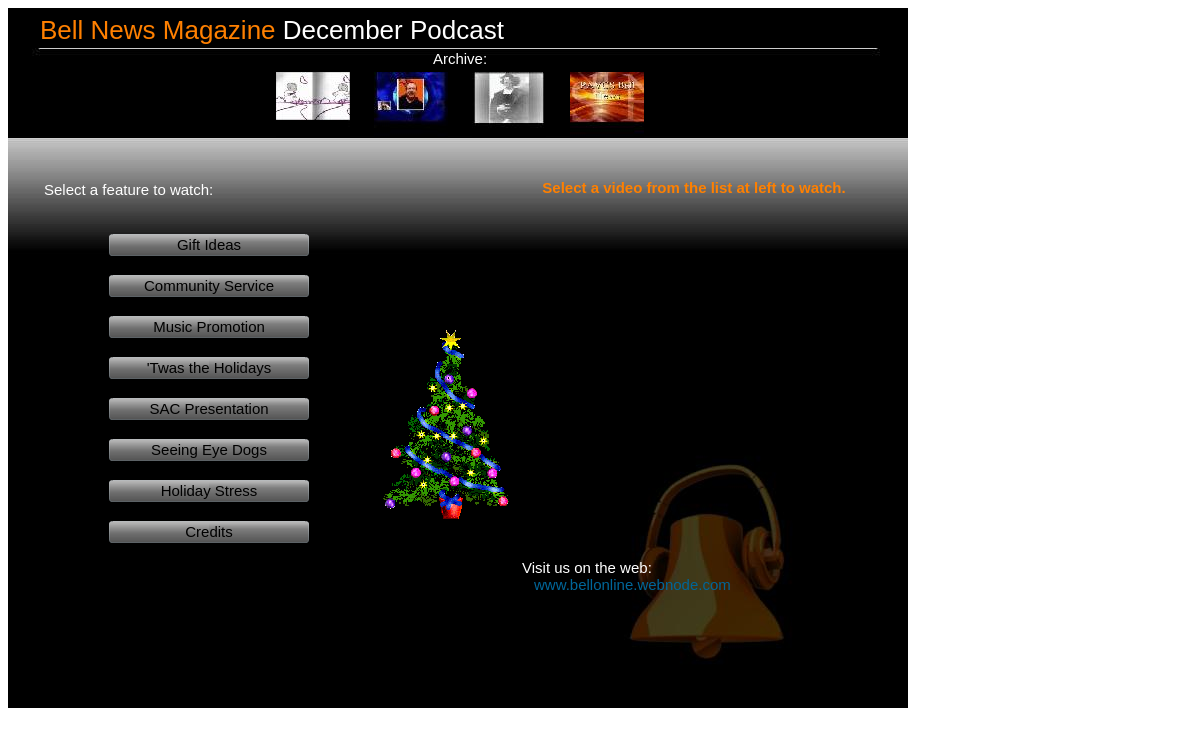
/index.php?id=77, run on the app's committed database.
### tables this page shows
CREATE TABLE IF NOT EXISTS `siteprofiles` (
  `id` int(11) NOT NULL,
  `organizationName` text NOT NULL,
  `website` text NOT NULL,
  `email` text NOT NULL
);

CREATE TABLE IF NOT EXISTS `podcastdata` (
  `id` int(11) NOT NULL auto_increment,
  `position` int(11) NOT NULL,
  `name` longtext NOT NULL,
  `playerStyle` longtext NOT NULL,
  `autoPlay` longtext NOT NULL,
  `background` longtext NOT NULL,
  `splashImage` longtext NOT NULL,
  `published` int(1) NOT NULL,
  PRIMARY KEY  (`id`)
);

CREATE TABLE IF NOT EXISTS `archivedata_DecemberPodcast` (
  `id` int(20) NOT NULL auto_increment,
  `position` int(11) NOT NULL,
  `inactive` longtext NOT NULL,
  `active` longtext NOT NULL,
  `url` longtext NOT NULL,
  PRIMARY KEY  (`id`)
);

CREATE TABLE IF NOT EXISTS `featuredata_DecemberPodcast` (
  `id` int(11) NOT NULL auto_increment,
  `position` int(11) NOT NULL,
  `name` longtext NOT NULL,
  `url` longtext NOT NULL,
  PRIMARY KEY  (`id`)
);

### index.php (the view, shortened to what this page needs)
<?php require_once("system/database/connection.php"); ?>
<?php
	if (isset ($_GET['id'])) {
		$id = $_GET['id'];
		$nameGrabber = mysql_query("SELECT * FROM podcastdata WHERE id = '{$id}'", $connDBA);
		if ($name = mysql_fetch_array($nameGrabber)) {
			$tableName = str_replace(" ", "", $name['name']);
			$directoryName = str_replace(" ", "_", $name['name']);
			$server = "http://" . $_SERVER['HTTP_HOST'] . "/";
		} else {
			header ("Location: index.php");
			exit;
		}
	}
?>
<?php
	$archiveGrabber = mysql_query("SELECT * FROM archivedata_{$tableName} ORDER BY position ASC", $connDBA);
?>
<?php
	$featureGrabber = mysql_query("SELECT * FROM featuredata_{$tableName} ORDER BY position ASC", $connDBA);
?>
<?php
	$backgroundGrabber = mysql_query("SELECT * FROM podcastdata WHERE id = '{$id}'", $connDBA);
	$background = mysql_fetch_array($backgroundGrabber);
?>
<!DOCTYPE html PUBLIC "-//W3C//DTD XHTML 1.0 Transitional//EN" "http://www.w3.org/TR/xhtml1/DTD/xhtml1-transitional.dtd">
<html xmlns="http://www.w3.org/1999/xhtml">
<head>
<link href="styles/style.css" rel="stylesheet" type="text/css" />
</head>
<body onload="MM_CheckFlashVersion('8,0,0,0','Content on this page requires a newer version of Adobe Flash Player. Do you want to download it now?');">
<div class="content">
<div id="title"><span class="orange"><?php echo $organizationData['organizationName']; ?></span> <span class="white"><?php echo $name['name']; ?></span></div>
<div id="archive">
  <div class="centerDiv">Archive:</div>
  <div class="centerDiv">
  <?php
  		while ($archive = mysql_fetch_array($archiveGrabber)) {
			if ($archive['inactive'] !== "") {
				echo "<div class=\"archiveImages\"><a href=\"" . $archive['url'] . "\" target=\"_blank\" onMouseOver=\"document.image" . $archive['id'] . ".src='" . $directoryName . "/" . $archive['active'] . "'\" onMouseOut=\"document.image" . $archive['id'] . ".src='" . $directoryName . "/" . $archive['inactive'] . "'\"><img src=\"" . $directoryName . "/" . $archive['inactive'] . "\" name=\"image" . $archive['id'] . "\" width=\"74\" border=\"0\" height=\"65\"></a></div>";
			}
		}
  ?>
  </div></div>
<div id="background"<?php if ($background['background'] !== "") {echo " style=\"background-image: url(" . $directoryName . "/" . $background['background'] . ")\"";} ?>></div>
<div id="list">
  <p>Select a feature to watch:
  <ul>
    <?php
		while ($features = mysql_fetch_array($featureGrabber)) {
			if ($features['name'] !== "") {
				echo "<li";
				if (isset ($_GET['feature']) && $_GET['feature'] == $features['position']) {
					echo " class=\"active\"";
				} else {
					echo " class=\"normal\"";
				}
				echo "><a href=\"index.php?id=" . $id . "&feature=" . $features['position'] . "\" onmouseover=\"Tip('Click to watch the <strong>" . $features['name'] . "</strong> feature')\" onmouseout=\"UnTip()\">" . stripslashes($features['name']) . "</a></li>";
			}
		}
	?>
  </ul>
  </p>
  </div>
<div id="video">
<?php
	if (isset ($_GET['feature'])) {
		echo"<embed type=\"application/x-shockwave-flash\" src=\"" . $server . "system/player/player.swf\" style=\"\" id=\"player\" name=\"player\" quality=\"high\" allowfullscreen=\"true\" allowscriptaccess=\"always\" wmode=\"opaque\" flashvars=\"file=" . $server . $video . "&amp;skin=" . $server . "system/player/" . $skin . "&amp;autostart=" . $autoPlay . "\" width=\"320\" height=\"240\"></embed>";
	} else {
		echo "<div class=\"directions\"><strong>Select a video from the list at left to watch.</strong></div>";
	}
?>
</div>
</div>
<div id="contactInfo">
<p>Visit us on the web:<br />
  <a href="<?php echo $organizationData['website']; ?>" onmouseover="Tip('Click to visit the <?php echo $organizationData['organizationName']; ?>\'s website')" onmouseout="UnTip()" target="_blank"><span style="color:#006699"><?php $website = str_replace("http://","", $organizationData['website']); echo $website; ?></span></a></p>
</div>
</body>
</html>

### styles/style.css (style rules this page uses)
body { font-family: Arial, Helvetica, sans-serif; text-decoration:none; margin:5; padding:5; overflow:auto; font-size: 26px; color:#FFFFFF; }
p { font-family: Arial, Helvetica, sans-serif; font-size: 15px; color:#FFFFFF; }
a:link { font-family: Arial, Helvetica, sans-serif; padding: 12px; color:#000000; text-decoration:none; }
li.normal { font-family: Arial, Helvetica, sans-serif; font-size: 15px; padding: 12px; cursor:pointer; color:#000000; background-image:url(../images/Button_Normal.png); background-repeat: no-repeat; background-position:center; text-align:center; list-style-type:none; }
.content { color: #000000; height: 700px; width: 900px; background-color: #000000; background-image: url(../images/Background.jpg); background-repeat: no-repeat; background-position: center top; z-index:1; }
#title { position:absolute; left:40px; top:15px; width:827px; height:40px; z-index:3; }
#archive { position:absolute; left:10px; top:50px; width:900px; height:15px; z-index:3; font-size: 15px; color:#FFFFFF; }
#list { position:absolute; left:44px; top:166px; width:290px; height:81px; z-index:3; }
#video { position:absolute; left:534px; top:179px; width:320px; height:240px; z-index:3; }
#contactInfo { position:absolute; left:522px; top:544px; width:212px; height:124px; z-index:3; }
#background { position:absolute; left:50px; top:175px; width:800px; height:500px; vertical-align:50%; text-align:center; z-index:3; background-repeat:no-repeat; background-position:center center; }
.centerDiv { text-align:center; padding-bottom:5px; }
.orange { font-size: 26px; color: #FF8000; }
.white { font-size: 26px; color: #FFFFFF; }
.archiveImages { display:inline; }
.directions { text-align:center; font-size: 15px; color: #FF8000; top: 150px; }

### data on the page
siteprofiles: organizationName "Bell News Magazine", website "www.bellonline.webnode.com"
podcastdata: name "December Podcast", background (picture)
archivedata_decemberpodcast: inactive (picture)
archivedata_decemberpodcast: inactive (picture)
archivedata_decemberpodcast: inactive (picture)
archivedata_decemberpodcast: inactive (picture)
featuredata_decemberpodcast: name "Gift Ideas"
featuredata_decemberpodcast: name "Community Service"
featuredata_decemberpodcast: name "Music Promotion"
featuredata_decemberpodcast: name "'Twas the Holidays"
featuredata_decemberpodcast: name "SAC Presentation"
featuredata_decemberpodcast: name "Seeing Eye Dogs"
featuredata_decemberpodcast: name "Holiday Stress"
featuredata_decemberpodcast: name "Credits"
